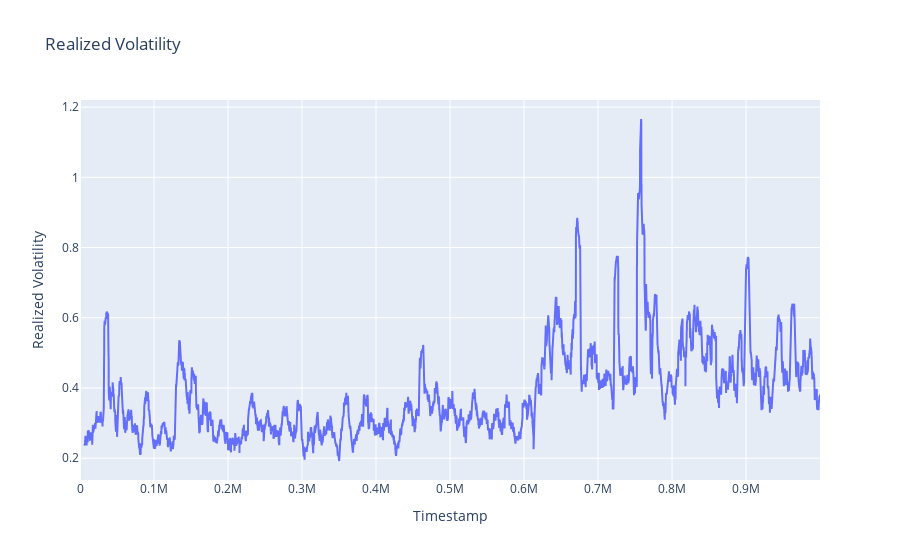

The cell this chart's notebook holds for it:
### Code cell
# plot realized_vol_1 against timestamp
fig = go.Figure()
fig.add_trace(go.Scatter(x=df['timestamp'], y=df['realized_vol_1'], mode='lines', name='Realized Volatility'))
fig.update_layout(
    title='Realized Volatility',
    xaxis_title='Timestamp',
    yaxis_title='Realized Volatility'
)
fig.show()

### Figure 1 — Plotly figure (JSON) as saved in the notebook; plotly's stock layout.template omitted (floating-point values rounded to 4 significant figures; data arrays with more than 128 entries replaced by an {"elided": "..."} marker saying what was removed)
{"data": [{"mode": "lines", "name": "Realized Volatility", "type": "scatter", "x": {"elided": "10000 int values"}, "y": {"elided": "10000 float values"}}], "layout": {"title": {"text": "Realized Volatility"}, "xaxis": {"title": {"text": "Timestamp"}}, "yaxis": {"title": {"text": "Realized Volatility"}}}}
